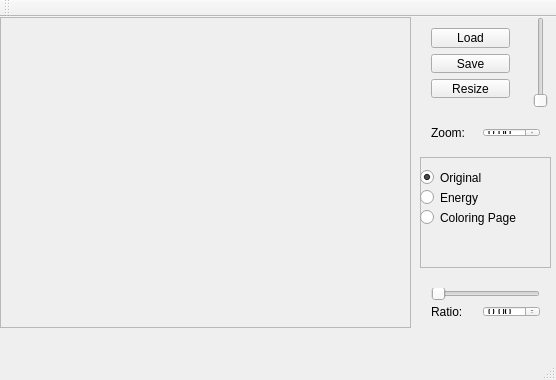
<?xml version="1.0" encoding="UTF-8"?>
<ui version="4.0">
 <class>MainWindow</class>
 <widget class="QMainWindow" name="MainWindow">
  <property name="geometry">
   <rect>
    <x>0</x>
    <y>0</y>
    <width>556</width>
    <height>380</height>
   </rect>
  </property>
  <property name="sizePolicy">
   <sizepolicy hsizetype="Fixed" vsizetype="Fixed">
    <horstretch>0</horstretch>
    <verstretch>0</verstretch>
   </sizepolicy>
  </property>
  <property name="minimumSize">
   <size>
    <width>556</width>
    <height>380</height>
   </size>
  </property>
  <property name="maximumSize">
   <size>
    <width>556</width>
    <height>380</height>
   </size>
  </property>
  <property name="windowTitle">
   <string>DyeTheWorld</string>
  </property>
  <widget class="QWidget" name="centralWidget">
   <widget class="QFrame" name="frame">
    <property name="geometry">
     <rect>
      <x>420</x>
      <y>140</y>
      <width>131</width>
      <height>111</height>
     </rect>
    </property>
    <property name="sizePolicy">
     <sizepolicy hsizetype="Fixed" vsizetype="Fixed">
      <horstretch>0</horstretch>
      <verstretch>0</verstretch>
     </sizepolicy>
    </property>
    <property name="frameShape">
     <enum>QFrame::StyledPanel</enum>
    </property>
    <property name="frameShadow">
     <enum>QFrame::Raised</enum>
    </property>
    <widget class="QRadioButton" name="originalButton">
     <property name="geometry">
      <rect>
       <x>0</x>
       <y>10</y>
       <width>108</width>
       <height>21</height>
      </rect>
     </property>
     <property name="text">
      <string>Original</string>
     </property>
     <property name="checked">
      <bool>true</bool>
     </property>
     <attribute name="buttonGroup">
      <string notr="true">buttonGroup</string>
     </attribute>
    </widget>
    <widget class="QRadioButton" name="energyButton">
     <property name="geometry">
      <rect>
       <x>0</x>
       <y>30</y>
       <width>108</width>
       <height>21</height>
      </rect>
     </property>
     <property name="text">
      <string>Energy</string>
     </property>
     <property name="checked">
      <bool>false</bool>
     </property>
     <attribute name="buttonGroup">
      <string notr="true">buttonGroup</string>
     </attribute>
    </widget>
    <widget class="QRadioButton" name="radioButton_3">
     <property name="geometry">
      <rect>
       <x>0</x>
       <y>50</y>
       <width>121</width>
       <height>21</height>
      </rect>
     </property>
     <property name="text">
      <string>Coloring Page</string>
     </property>
     <property name="checked">
      <bool>false</bool>
     </property>
     <attribute name="buttonGroup">
      <string notr="true">buttonGroup</string>
     </attribute>
    </widget>
   </widget>
   <widget class="QSlider" name="zoomSlider">
    <property name="geometry">
     <rect>
      <x>533</x>
      <y>0</y>
      <width>16</width>
      <height>91</height>
     </rect>
    </property>
    <property name="orientation">
     <enum>Qt::Vertical</enum>
    </property>
   </widget>
   <widget class="QWidget" name="verticalLayoutWidget">
    <property name="geometry">
     <rect>
      <x>420</x>
      <y>0</y>
      <width>101</width>
      <height>92</height>
     </rect>
    </property>
    <layout class="QVBoxLayout" name="verticalLayout_2">
     <item>
      <widget class="QPushButton" name="loadButton">
       <property name="text">
        <string>Load</string>
       </property>
      </widget>
     </item>
     <item>
      <widget class="QPushButton" name="saveButton">
       <property name="text">
        <string>Save</string>
       </property>
      </widget>
     </item>
     <item>
      <widget class="QPushButton" name="resizeButton">
       <property name="text">
        <string>Resize</string>
       </property>
      </widget>
     </item>
    </layout>
   </widget>
   <widget class="QWidget" name="horizontalLayoutWidget">
    <property name="geometry">
     <rect>
      <x>420</x>
      <y>100</y>
      <width>131</width>
      <height>31</height>
     </rect>
    </property>
    <layout class="QHBoxLayout" name="horizontalLayout_2">
     <item>
      <widget class="QLabel" name="label">
       <property name="text">
        <string>Zoom:</string>
       </property>
      </widget>
     </item>
     <item>
      <widget class="QDoubleSpinBox" name="ZoomSpinBox"/>
     </item>
    </layout>
   </widget>
   <widget class="QWidget" name="verticalLayoutWidget_2">
    <property name="geometry">
     <rect>
      <x>420</x>
      <y>260</y>
      <width>131</width>
      <height>51</height>
     </rect>
    </property>
    <layout class="QVBoxLayout" name="verticalLayout_3">
     <item>
      <widget class="QSlider" name="detailsSlider">
       <property name="orientation">
        <enum>Qt::Horizontal</enum>
       </property>
      </widget>
     </item>
     <item>
      <layout class="QHBoxLayout" name="horizontalLayout_3">
       <item>
        <widget class="QLabel" name="label_2">
         <property name="text">
          <string>Ratio:</string>
         </property>
        </widget>
       </item>
       <item>
        <widget class="QDoubleSpinBox" name="energySpinBox"/>
       </item>
      </layout>
     </item>
    </layout>
   </widget>
   <widget class="QScrollArea" name="scrollArea">
    <property name="geometry">
     <rect>
      <x>0</x>
      <y>0</y>
      <width>411</width>
      <height>311</height>
     </rect>
    </property>
    <property name="widgetResizable">
     <bool>true</bool>
    </property>
    <widget class="QWidget" name="scrollAreaWidgetContents">
     <property name="geometry">
      <rect>
       <x>0</x>
       <y>0</y>
       <width>409</width>
       <height>309</height>
      </rect>
     </property>
     <widget class="QLabel" name="label_3">
      <property name="geometry">
       <rect>
        <x>0</x>
        <y>0</y>
        <width>411</width>
        <height>311</height>
       </rect>
      </property>
      <property name="text">
       <string/>
      </property>
     </widget>
    </widget>
   </widget>
   <zorder>frame</zorder>
   <zorder>verticalLayoutWidget</zorder>
   <zorder>horizontalLayoutWidget</zorder>
   <zorder>verticalLayoutWidget_2</zorder>
   <zorder>zoomSlider</zorder>
   <zorder>scrollArea</zorder>
  </widget>
  <widget class="QMenuBar" name="menuBar">
   <property name="geometry">
    <rect>
     <x>0</x>
     <y>0</y>
     <width>556</width>
     <height>23</height>
    </rect>
   </property>
  </widget>
  <widget class="QStatusBar" name="statusBar"/>
  <widget class="QToolBar" name="mainToolBar">
   <attribute name="toolBarArea">
    <enum>TopToolBarArea</enum>
   </attribute>
   <attribute name="toolBarBreak">
    <bool>false</bool>
   </attribute>
  </widget>
 </widget>
 <layoutdefault spacing="6" margin="11"/>
 <resources/>
 <connections/>
 <buttongroups>
  <buttongroup name="buttonGroup"/>
 </buttongroups>
</ui>
